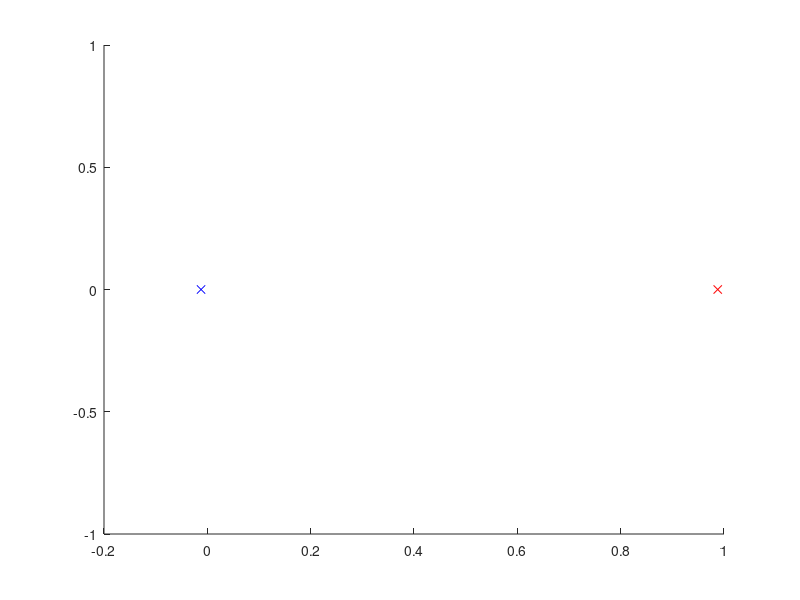

Source code (MATLAB): (Note: this script raises an error after producing the figure.)
m = 0.0123; %rapporto masse corpo celeste 1 / corpo celeste 2
m2 = m/(1+m); %le masse sono normalizzate in modo che m1+m2=1
m1 = 1-m2;
D = 3.844e5; %distanza tra i corpi celesti in km


%dati iniziali
%x0 = 0.26
distorbit = 59669; %in km, distanza dal centro del corpo 1 dell'astronave
x0 = -m2+distorbit/D*(m2+m1); %normalizzazione
y0 = 0; 
u0 = 0;

d1 = sqrt((x0+m2)^2+y0^2); %distanza corpo1-astronave
d2 = sqrt((x0-m1)^2+y0^2); %distanza corpo2-astronave



%inizializziamo il problema con integrale di Jacobi J0
J0 = -3.17948; %integrale di Jacobi dell'orbita (costante del moto)
v0 = sqrt(J0-u0^2+x0^2+y0^2+2*(m1/d1+m2/d2));
z0 = [x0,y0,u0,v0]; %punto iniziale

%iniziamo a mappare sul grafico la posizione dei due corpi celesti
hold on
plot(-m2,0,['x','b']); %in blu il corpo 1
plot(m1,0,['x','r']); %in rosso il corpo 2
%calcolo dell'orbita con metodo odesolver
opts = odeset('AbsTol',eps,'RelTol',2.5e-14);
endtime = 300000; %tempo finale a cui arrestare le computazioni
nsteps = 1000; %numero di passi in cui spezzare il vettore dei tempi (metodo per monitorare il progresso delle computazioni)
nsteps = fix(max(1,nsteps)); %in questo modo si evitano error
t = 0;
k = 0;
for j = 1:nsteps
    fprintf("\n%2.1f%%",(j-1)/nsteps*100); % stampa percentuale di progresso

    %calcolo della soluzione ai passi successivi, si consiglia ode113 o ode45
    sol = ode113(@(t,y)ThreeBodyRes(t,y,m),[(j-1)*endtime/nsteps,j*endtime/nsteps],z0,opts);
    
    %calcolo del dato iniziale del prossimo intervallo di tempo parziale
    l = length(sol.y); %lunghezza del segmento di soluzione attuale
    z0 = sol.y(:,l); %dato iniziale successivo

    %costruzione del grafico sul piano di Poincaré y=0,v>0 e check
    %della conservazione dell'integrale di Jacobi
    tol = 1e-6; %tolleranza per l'errore relativo per integrale Jacobi
    for i=2:l
        %se il punto (x,u) appartiene al piano di Poincaré viene salvato in f
        if (sol.y(2,i-1)*sol.y(2,i)<0)&&(sol.y(4,i)>0)&&(abs(sol.y(1,i))<10)
            k = k+1;
            f(1,k)=sol.y(1,i);
            f(2,k)=sol.y(3,i);
            g(k)=sol.x(i);
        end

        %calcolo dell'integrale di Jacobi al punto i-simo dell'intervallo
        %temporale attuale
        d1 = sqrt((sol.y(1,i)+m2)^2+sol.y(2,i)^2);
        d2 = sqrt((sol.y(1,i)-m1)^2+sol.y(2,i)^2);
        J = sol.y(3,i)^2+sol.y(4,i)^2-sol.y(1,i)^2-sol.y(2,i)^2-2*(m1/d1+m2/d2);

        %check dell'errore relativo dell'integrale di Jacobi rispetto a
        %quello iniziale.
        if abs((J-J0)/J0)>tol
            fprintf("\nATTENZIONE! \nL'integrale di Jacobi si conserva con errore relativo minore di %d solo per i primi %d passi",[tol,i]);
            fprintf("\nIl totale dei passi è %d",l);
            break
        end
    end  
    
    %grafico delle intersezioni col piano di Poincaré
    %scatter(f(1,:),f(2,:),['.','k']);
    %scatter(sol.y(1,:),sol.y(2,:),['.','k']);
end

fprintf("\n100%%");

x = f(1,:)';
u = f(2,:)';

T = table(x,u)
writetable(T,'SezionePoincare.txt');

writematrix(g,'TempiPoincare.txt')














